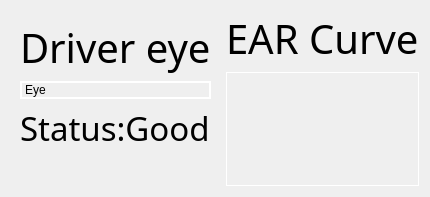
                  <widget class="QWidget" name="eye">
                   <property name="enabled">
                    <bool>true</bool>
                   </property>
                   <property name="maximumSize">
                    <size>
                     <width>900</width>
                     <height>16777215</height>
                    </size>
                   </property>
                   <layout class="QHBoxLayout" name="horizontalLayout_11">
                    <item>
                     <widget class="QWidget" name="widget_9" native="true">
                      <property name="sizePolicy">
                       <sizepolicy hsizetype="Expanding" vsizetype="Preferred">
                        <horstretch>0</horstretch>
                        <verstretch>0</verstretch>
                       </sizepolicy>
                      </property>
                      <layout class="QGridLayout" name="gridLayout_3">
                       <item row="1" column="0">
                        <widget class="QLabel" name="label_20">
                         <property name="sizePolicy">
                          <sizepolicy hsizetype="Expanding" vsizetype="Expanding">
                           <horstretch>0</horstretch>
                           <verstretch>0</verstretch>
                          </sizepolicy>
                         </property>
                         <property name="styleSheet">
                          <string notr="true">border:2px solid white;</string>
                         </property>
                         <property name="text">
                          <string>Eye</string>
                         </property>
                        </widget>
                       </item>
                       <item row="3" column="0">
                        <widget class="QLabel" name="label_23">
                         <property name="text">
                          <string/>
                         </property>
                        </widget>
                       </item>
                       <item row="2" column="0">
                        <widget class="QLabel" name="label_22">
                         <property name="font">
                          <font>
                           <family>Fira Code Medium</family>
                           <pointsize>25</pointsize>
                          </font>
                         </property>
                         <property name="text">
                          <string>Status:Good</string>
                         </property>
                        </widget>
                       </item>
                       <item row="0" column="0">
                        <widget class="QLabel" name="label_8">
                         <property name="font">
                          <font>
                           <family>Fira Code Retina</family>
                           <pointsize>30</pointsize>
                          </font>
                         </property>
                         <property name="text">
                          <string>Driver eye</string>
                         </property>
                        </widget>
                       </item>
                       <item row="4" column="0">
                        <widget class="QWidget" name="widget_14" native="true"/>
                       </item>
                      </layout>
                     </widget>
                    </item>
                    <item>
                     <widget class="QWidget" name="widget_10" native="true">
                      <property name="sizePolicy">
                       <sizepolicy hsizetype="Expanding" vsizetype="Preferred">
                        <horstretch>0</horstretch>
                        <verstretch>0</verstretch>
                       </sizepolicy>
                      </property>
                      <layout class="QGridLayout" name="gridLayout_2">
                       <property name="sizeConstraint">
                        <enum>QLayout::SetMinimumSize</enum>
                       </property>
                       <property name="leftMargin">
                        <number>0</number>
                       </property>
                       <property name="topMargin">
                        <number>0</number>
                       </property>
                       <property name="rightMargin">
                        <number>0</number>
                       </property>
                       <property name="bottomMargin">
                        <number>0</number>
                       </property>
                       <item row="0" column="0">
                        <widget class="QLabel" name="label_21">
                         <property name="sizePolicy">
                          <sizepolicy hsizetype="MinimumExpanding" vsizetype="Minimum">
                           <horstretch>0</horstretch>
                           <verstretch>0</verstretch>
                          </sizepolicy>
                         </property>
                         <property name="font">
                          <font>
                           <family>Fira Code Retina</family>
                           <pointsize>30</pointsize>
                          </font>
                         </property>
                         <property name="text">
                          <string>EAR Curve</string>
                         </property>
                        </widget>
                       </item>
                       <item row="1" column="0">
                        <widget class="QWidget" name="widget_16" native="true">
                         <property name="sizePolicy">
                          <sizepolicy hsizetype="Expanding" vsizetype="Expanding">
                           <horstretch>0</horstretch>
                           <verstretch>0</verstretch>
                          </sizepolicy>
                         </property>
                         <property name="styleSheet">
                          <string notr="true">border:1px solid white</string>
                         </property>
                        </widget>
                       </item>
                      </layout>
                     </widget>
                    </item>
                   </layout>
                  </widget>
